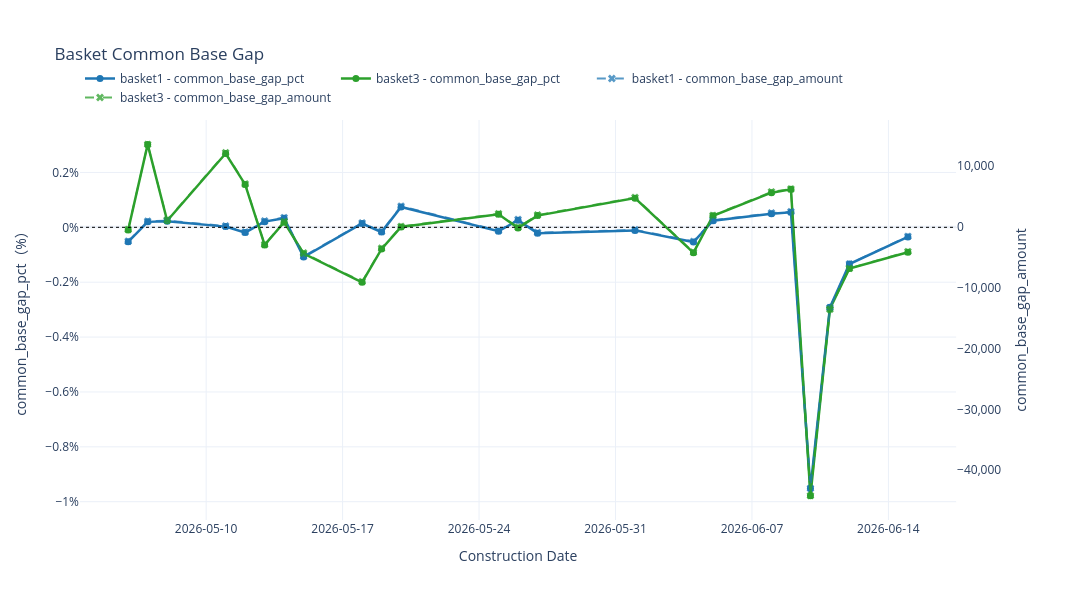
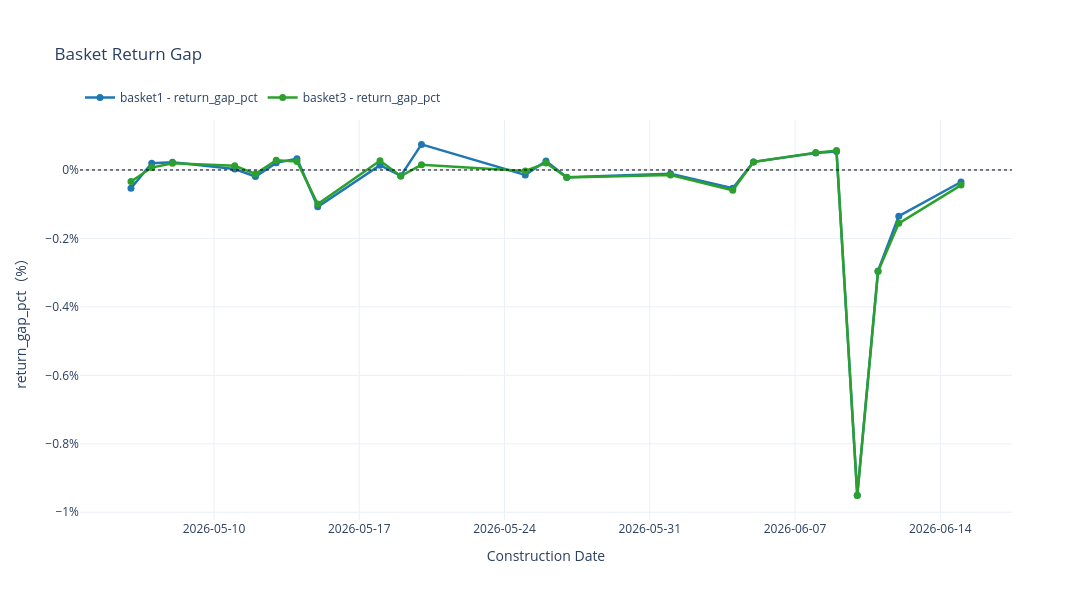
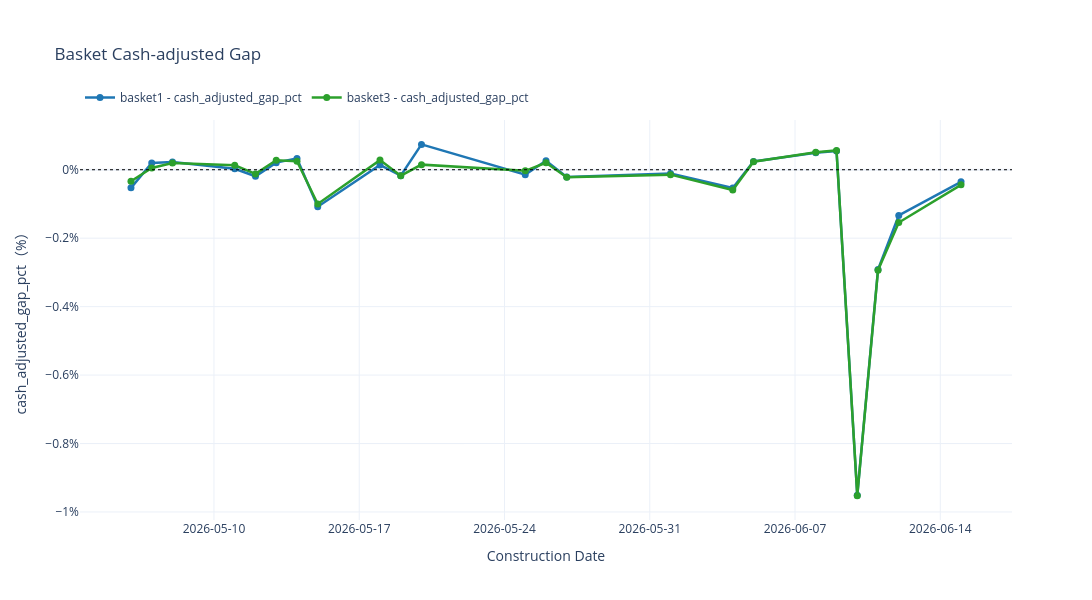

Notebook code for these charts, in order:
### Code cell
import plotly.graph_objects as go
from plotly.subplots import make_subplots


def plot_metric_plotly(
    data,
    metric,
    title,
    *,
    secondary_amount=False,
):
    fig = make_subplots(
        specs=[[{"secondary_y": secondary_amount}]]
    )

    # 主轴：basket1 和 basket3 的百分比指标。
    for basket in basket_order:
        basket_data = data.loc[data["basket"] == basket]
        fig.add_trace(
            go.Scatter(
                x=basket_data["construction_date"],
                y=basket_data[metric],
                mode="lines+markers",
                name=f"{basket} - {metric}",
                line={
                    "color": basket_colors[basket],
                    "width": 2.5,
                },
                marker={"size": 7},
                hovertemplate=(
                    "%{x|%Y-%m-%d}"
                    f"<br>{basket}"
                    f"<br>{metric}: %{{y:.6f}}%"
                    "<extra></extra>"
                ),
            ),
            secondary_y=False,
        )

    # 第一张图副轴：两个篮子的 common_base_gap_amount。
    if secondary_amount:
        for basket in basket_order:
            basket_data = data.loc[data["basket"] == basket]
            fig.add_trace(
                go.Scatter(
                    x=basket_data["construction_date"],
                    y=basket_data["common_base_gap_amount"],
                    mode="lines+markers",
                    name=(
                        f"{basket} - common_base_gap_amount"
                    ),
                    line={
                        "color": basket_colors[basket],
                        "width": 1.8,
                        "dash": "dash",
                    },
                    marker={"size": 7, "symbol": "x"},
                    opacity=0.75,
                    hovertemplate=(
                        "%{x|%Y-%m-%d}"
                        f"<br>{basket}"
                        "<br>common_base_gap_amount: "
                        "%{y:,.2f}"
                        "<extra></extra>"
                    ),
                ),
                secondary_y=True,
            )

    fig.add_hline(
        y=0,
        line_width=1,
        line_dash="dot",
        line_color="black",
        secondary_y=False,
    )
    fig.update_layout(
        title=title,
        xaxis_title="Construction Date",
        template="plotly_white",
        hovermode="x unified",
        width=1100,
        height=600,
        legend={
            "orientation": "h",
            "yanchor": "bottom",
            "y": 1.02,
            "xanchor": "left",
            "x": 0,
        },
        margin={"t": 120},
    )
    fig.update_xaxes(
        tickformat="%Y-%m-%d",
        showgrid=True,
    )
    fig.update_yaxes(
        title_text=f"{metric}（%）",
        ticksuffix="%",
        showgrid=True,
        secondary_y=False,
    )
    if secondary_amount:
        fig.update_yaxes(
            title_text="common_base_gap_amount",
            tickformat=",.0f",
            showgrid=False,
            secondary_y=True,
        )

    fig.show()
    return fig


plotly_figures = {
    "common_base_gap": plot_metric_plotly(
        plot_df,
        "common_base_gap_pct",
        "Basket Common Base Gap",
        secondary_amount=True,
    ),
    "return_gap": plot_metric_plotly(
        plot_df,
        "return_gap_pct",
        "Basket Return Gap",
    ),
    "cash_adjusted_gap": plot_metric_plotly(
        plot_df,
        "cash_adjusted_gap_pct",
        "Basket Cash-adjusted Gap",
    ),
}

### Figure 1 — Plotly figure (JSON) as saved in the notebook; plotly's stock layout.template omitted (floating-point values rounded to 4 significant figures)
{"data": [{"hovertemplate": "%{x|%Y-%m-%d}<br>basket1<br>common_base_gap_pct: %{y:.6f}%<extra></extra>", "line": {"color": "#1f77b4", "width": 2.5}, "marker": {"size": 7}, "mode": "lines+markers", "name": "basket1 - common_base_gap_pct", "type": "scatter", "x": ["2026-05-06T00:00:00.000000", "2026-05-07T00:00:00.000000", "2026-05-08T00:00:00.000000", "2026-05-11T00:00:00.000000", "2026-05-12T00:00:00.000000", "2026-05-13T00:00:00.000000", "2026-05-14T00:00:00.000000", "2026-05-15T00:00:00.000000", "2026-05-18T00:00:00.000000", "2026-05-19T00:00:00.000000", "2026-05-20T00:00:00.000000", "2026-05-25T00:00:00.000000", "2026-05-26T00:00:00.000000", "2026-05-27T00:00:00.000000", "2026-06-01T00:00:00.000000", "2026-06-04T00:00:00.000000", "2026-06-05T00:00:00.000000", "2026-06-08T00:00:00.000000", "2026-06-09T00:00:00.000000", "2026-06-10T00:00:00.000000", "2026-06-11T00:00:00.000000", "2026-06-12T00:00:00.000000", "2026-06-15T00:00:00.000000"], "xaxis": "x", "y": [-0.05294, 0.01989, 0.02245, 0.002582, -0.01915, 0.02072, 0.03313, -0.108, 0.01396, -0.0175, 0.07409, -0.0144, 0.02602, -0.02117, -0.01113, -0.05357, 0.02413, 0.04948, 0.05472, -0.9514, -0.2913, -0.1337, -0.03519], "yaxis": "y"}, {"hovertemplate": "%{x|%Y-%m-%d}<br>basket3<br>common_base_gap_pct: %{y:.6f}%<extra></extra>", "line": {"color": "#2ca02c", "width": 2.5}, "marker": {"size": 7}, "mode": "lines+markers", "name": "basket3 - common_base_gap_pct", "type": "scatter", "x": ["2026-05-06T00:00:00.000000", "2026-05-07T00:00:00.000000", "2026-05-08T00:00:00.000000", "2026-05-11T00:00:00.000000", "2026-05-12T00:00:00.000000", "2026-05-13T00:00:00.000000", "2026-05-14T00:00:00.000000", "2026-05-15T00:00:00.000000", "2026-05-18T00:00:00.000000", "2026-05-19T00:00:00.000000", "2026-05-20T00:00:00.000000", "2026-05-25T00:00:00.000000", "2026-05-26T00:00:00.000000", "2026-05-27T00:00:00.000000", "2026-06-01T00:00:00.000000", "2026-06-04T00:00:00.000000", "2026-06-05T00:00:00.000000", "2026-06-08T00:00:00.000000", "2026-06-09T00:00:00.000000", "2026-06-10T00:00:00.000000", "2026-06-11T00:00:00.000000", "2026-06-12T00:00:00.000000", "2026-06-15T00:00:00.000000"], "xaxis": "x", "y": [-0.01003, 0.3023, 0.02395, 0.2691, 0.1562, -0.06426, 0.01862, -0.09599, -0.2003, -0.07857, 0.001275, 0.04729, -0.00219, 0.04263, 0.1063, -0.09289, 0.04204, 0.1262, 0.1384, -0.9778, -0.2969, -0.1499, -0.09085], "yaxis": "y"}, {"hovertemplate": "%{x|%Y-%m-%d}<br>basket1<br>common_base_gap_amount: %{y:,.2f}<extra></extra>", "line": {"color": "#1f77b4", "dash": "dash", "width": 1.8}, "marker": {"size": 7, "symbol": "x"}, "mode": "lines+markers", "name": "basket1 - common_base_gap_amount", "opacity": 0.75, "type": "scatter", "x": ["2026-05-06T00:00:00.000000", "2026-05-07T00:00:00.000000", "2026-05-08T00:00:00.000000", "2026-05-11T00:00:00.000000", "2026-05-12T00:00:00.000000", "2026-05-13T00:00:00.000000", "2026-05-14T00:00:00.000000", "2026-05-15T00:00:00.000000", "2026-05-18T00:00:00.000000", "2026-05-19T00:00:00.000000", "2026-05-20T00:00:00.000000", "2026-05-25T00:00:00.000000", "2026-05-26T00:00:00.000000", "2026-05-27T00:00:00.000000", "2026-06-01T00:00:00.000000", "2026-06-04T00:00:00.000000", "2026-06-05T00:00:00.000000", "2026-06-08T00:00:00.000000", "2026-06-09T00:00:00.000000", "2026-06-10T00:00:00.000000", "2026-06-11T00:00:00.000000", "2026-06-12T00:00:00.000000", "2026-06-15T00:00:00.000000"], "xaxis": "x", "y": [-2397.0, 889.8, 1021.0, 116.5, -861.0, 940.1, 1498.0, -4858.0, 628.5, -784.3, 3382.0, -647.3, 1176.0, -951.2, -504.0, -2410.0, 1070.0, 2245.0, 2445.0, -42970.0, -13290.0, -6104.0, -1583.0], "yaxis": "y2"}, {"hovertemplate": "%{x|%Y-%m-%d}<br>basket3<br>common_base_gap_amount: %{y:,.2f}<extra></extra>", "line": {"color": "#2ca02c", "dash": "dash", "width": 1.8}, "marker": {"size": 7, "symbol": "x"}, "mode": "lines+markers", "name": "basket3 - common_base_gap_amount", "opacity": 0.75, "type": "scatter", "x": ["2026-05-06T00:00:00.000000", "2026-05-07T00:00:00.000000", "2026-05-08T00:00:00.000000", "2026-05-11T00:00:00.000000", "2026-05-12T00:00:00.000000", "2026-05-13T00:00:00.000000", "2026-05-14T00:00:00.000000", "2026-05-15T00:00:00.000000", "2026-05-18T00:00:00.000000", "2026-05-19T00:00:00.000000", "2026-05-20T00:00:00.000000", "2026-05-25T00:00:00.000000", "2026-05-26T00:00:00.000000", "2026-05-27T00:00:00.000000", "2026-06-01T00:00:00.000000", "2026-06-04T00:00:00.000000", "2026-06-05T00:00:00.000000", "2026-06-08T00:00:00.000000", "2026-06-09T00:00:00.000000", "2026-06-10T00:00:00.000000", "2026-06-11T00:00:00.000000", "2026-06-12T00:00:00.000000", "2026-06-15T00:00:00.000000"], "xaxis": "x", "y": [-454.3, 13520.0, 1089.0, 12140.0, 7024.0, -2915.0, 841.8, -4317.0, -9014.0, -3522.0, 58.18, 2125.0, -99.0, 1915.0, 4813.0, -4180.0, 1864.0, 5725.0, 6183.0, -44170.0, -13550.0, -6847.0, -4086.0], "yaxis": "y2"}], "layout": {"height": 600, "hovermode": "x unified", "legend": {"orientation": "h", "x": 0, "xanchor": "left", "y": 1.02, "yanchor": "bottom"}, "margin": {"t": 120}, "shapes": [{"line": {"color": "black", "dash": "dot", "width": 1}, "type": "line", "x0": 0, "x1": 1, "xref": "x domain", "y0": 0, "y1": 0, "yref": "y"}], "title": {"text": "Basket Common Base Gap"}, "width": 1100, "xaxis": {"anchor": "y", "domain": [0, 0.94], "showgrid": true, "tickformat": "%Y-%m-%d", "title": {"text": "Construction Date"}}, "yaxis": {"anchor": "x", "domain": [0, 1], "showgrid": true, "ticksuffix": "%", "title": {"text": "common_base_gap_pct（%）"}}, "yaxis2": {"anchor": "x", "overlaying": "y", "showgrid": false, "side": "right", "tickformat": ",.0f", "title": {"text": "common_base_gap_amount"}}}}

### Figure 2 — Plotly figure (JSON) as saved in the notebook; plotly's stock layout.template omitted (floating-point values rounded to 4 significant figures)
{"data": [{"hovertemplate": "%{x|%Y-%m-%d}<br>basket1<br>return_gap_pct: %{y:.6f}%<extra></extra>", "line": {"color": "#1f77b4", "width": 2.5}, "marker": {"size": 7}, "mode": "lines+markers", "name": "basket1 - return_gap_pct", "type": "scatter", "x": ["2026-05-06T00:00:00.000000", "2026-05-07T00:00:00.000000", "2026-05-08T00:00:00.000000", "2026-05-11T00:00:00.000000", "2026-05-12T00:00:00.000000", "2026-05-13T00:00:00.000000", "2026-05-14T00:00:00.000000", "2026-05-15T00:00:00.000000", "2026-05-18T00:00:00.000000", "2026-05-19T00:00:00.000000", "2026-05-20T00:00:00.000000", "2026-05-25T00:00:00.000000", "2026-05-26T00:00:00.000000", "2026-05-27T00:00:00.000000", "2026-06-01T00:00:00.000000", "2026-06-04T00:00:00.000000", "2026-06-05T00:00:00.000000", "2026-06-08T00:00:00.000000", "2026-06-09T00:00:00.000000", "2026-06-10T00:00:00.000000", "2026-06-11T00:00:00.000000", "2026-06-12T00:00:00.000000", "2026-06-15T00:00:00.000000"], "xaxis": "x", "y": [-0.05302, 0.01977, 0.02258, 0.002589, -0.01908, 0.02084, 0.03312, -0.1076, 0.0139, -0.01742, 0.07479, -0.01432, 0.02601, -0.02105, -0.01116, -0.0533, 0.02367, 0.04967, 0.05411, -0.9502, -0.2948, -0.135, -0.03515], "yaxis": "y"}, {"hovertemplate": "%{x|%Y-%m-%d}<br>basket3<br>return_gap_pct: %{y:.6f}%<extra></extra>", "line": {"color": "#2ca02c", "width": 2.5}, "marker": {"size": 7}, "mode": "lines+markers", "name": "basket3 - return_gap_pct", "type": "scatter", "x": ["2026-05-06T00:00:00.000000", "2026-05-07T00:00:00.000000", "2026-05-08T00:00:00.000000", "2026-05-11T00:00:00.000000", "2026-05-12T00:00:00.000000", "2026-05-13T00:00:00.000000", "2026-05-14T00:00:00.000000", "2026-05-15T00:00:00.000000", "2026-05-18T00:00:00.000000", "2026-05-19T00:00:00.000000", "2026-05-20T00:00:00.000000", "2026-05-25T00:00:00.000000", "2026-05-26T00:00:00.000000", "2026-05-27T00:00:00.000000", "2026-06-01T00:00:00.000000", "2026-06-04T00:00:00.000000", "2026-06-05T00:00:00.000000", "2026-06-08T00:00:00.000000", "2026-06-09T00:00:00.000000", "2026-06-10T00:00:00.000000", "2026-06-11T00:00:00.000000", "2026-06-12T00:00:00.000000", "2026-06-15T00:00:00.000000"], "xaxis": "x", "y": [-0.03373, 0.006997, 0.01979, 0.01218, -0.01144, 0.02831, 0.02481, -0.0995, 0.02702, -0.01754, 0.01518, -0.003008, 0.02028, -0.02164, -0.01463, -0.05927, 0.02338, 0.0507, 0.05667, -0.9513, -0.2969, -0.1559, -0.04408], "yaxis": "y"}], "layout": {"height": 600, "hovermode": "x unified", "legend": {"orientation": "h", "x": 0, "xanchor": "left", "y": 1.02, "yanchor": "bottom"}, "margin": {"t": 120}, "shapes": [{"line": {"color": "black", "dash": "dot", "width": 1}, "type": "line", "x0": 0, "x1": 1, "xref": "x domain", "y0": 0, "y1": 0, "yref": "y"}], "title": {"text": "Basket Return Gap"}, "width": 1100, "xaxis": {"anchor": "y", "domain": [0, 1], "showgrid": true, "tickformat": "%Y-%m-%d", "title": {"text": "Construction Date"}}, "yaxis": {"anchor": "x", "domain": [0, 1], "showgrid": true, "ticksuffix": "%", "title": {"text": "return_gap_pct（%）"}}}}

### Figure 3 — Plotly figure (JSON) as saved in the notebook; plotly's stock layout.template omitted (floating-point values rounded to 4 significant figures)
{"data": [{"hovertemplate": "%{x|%Y-%m-%d}<br>basket1<br>cash_adjusted_gap_pct: %{y:.6f}%<extra></extra>", "line": {"color": "#1f77b4", "width": 2.5}, "marker": {"size": 7}, "mode": "lines+markers", "name": "basket1 - cash_adjusted_gap_pct", "type": "scatter", "x": ["2026-05-06T00:00:00.000000", "2026-05-07T00:00:00.000000", "2026-05-08T00:00:00.000000", "2026-05-11T00:00:00.000000", "2026-05-12T00:00:00.000000", "2026-05-13T00:00:00.000000", "2026-05-14T00:00:00.000000", "2026-05-15T00:00:00.000000", "2026-05-18T00:00:00.000000", "2026-05-19T00:00:00.000000", "2026-05-20T00:00:00.000000", "2026-05-25T00:00:00.000000", "2026-05-26T00:00:00.000000", "2026-05-27T00:00:00.000000", "2026-06-01T00:00:00.000000", "2026-06-04T00:00:00.000000", "2026-06-05T00:00:00.000000", "2026-06-08T00:00:00.000000", "2026-06-09T00:00:00.000000", "2026-06-10T00:00:00.000000", "2026-06-11T00:00:00.000000", "2026-06-12T00:00:00.000000", "2026-06-15T00:00:00.000000"], "xaxis": "x", "y": [-0.05294, 0.01989, 0.02245, 0.002582, -0.01915, 0.02072, 0.03313, -0.108, 0.01396, -0.0175, 0.07409, -0.0144, 0.02602, -0.02117, -0.01113, -0.05357, 0.02413, 0.04948, 0.05472, -0.9514, -0.2913, -0.1337, -0.03519], "yaxis": "y"}, {"hovertemplate": "%{x|%Y-%m-%d}<br>basket3<br>cash_adjusted_gap_pct: %{y:.6f}%<extra></extra>", "line": {"color": "#2ca02c", "width": 2.5}, "marker": {"size": 7}, "mode": "lines+markers", "name": "basket3 - cash_adjusted_gap_pct", "type": "scatter", "x": ["2026-05-06T00:00:00.000000", "2026-05-07T00:00:00.000000", "2026-05-08T00:00:00.000000", "2026-05-11T00:00:00.000000", "2026-05-12T00:00:00.000000", "2026-05-13T00:00:00.000000", "2026-05-14T00:00:00.000000", "2026-05-15T00:00:00.000000", "2026-05-18T00:00:00.000000", "2026-05-19T00:00:00.000000", "2026-05-20T00:00:00.000000", "2026-05-25T00:00:00.000000", "2026-05-26T00:00:00.000000", "2026-05-27T00:00:00.000000", "2026-06-01T00:00:00.000000", "2026-06-04T00:00:00.000000", "2026-06-05T00:00:00.000000", "2026-06-08T00:00:00.000000", "2026-06-09T00:00:00.000000", "2026-06-10T00:00:00.000000", "2026-06-11T00:00:00.000000", "2026-06-12T00:00:00.000000", "2026-06-15T00:00:00.000000"], "xaxis": "x", "y": [-0.03365, 0.005253, 0.01971, 0.01281, -0.01211, 0.0276, 0.02482, -0.09993, 0.02808, -0.01733, 0.01491, -0.003305, 0.0203, -0.02217, -0.0143, -0.05938, 0.02348, 0.05083, 0.05644, -0.9522, -0.2934, -0.1543, -0.04406], "yaxis": "y"}], "layout": {"height": 600, "hovermode": "x unified", "legend": {"orientation": "h", "x": 0, "xanchor": "left", "y": 1.02, "yanchor": "bottom"}, "margin": {"t": 120}, "shapes": [{"line": {"color": "black", "dash": "dot", "width": 1}, "type": "line", "x0": 0, "x1": 1, "xref": "x domain", "y0": 0, "y1": 0, "yref": "y"}], "title": {"text": "Basket Cash-adjusted Gap"}, "width": 1100, "xaxis": {"anchor": "y", "domain": [0, 1], "showgrid": true, "tickformat": "%Y-%m-%d", "title": {"text": "Construction Date"}}, "yaxis": {"anchor": "x", "domain": [0, 1], "showgrid": true, "ticksuffix": "%", "title": {"text": "cash_adjusted_gap_pct（%）"}}}}
